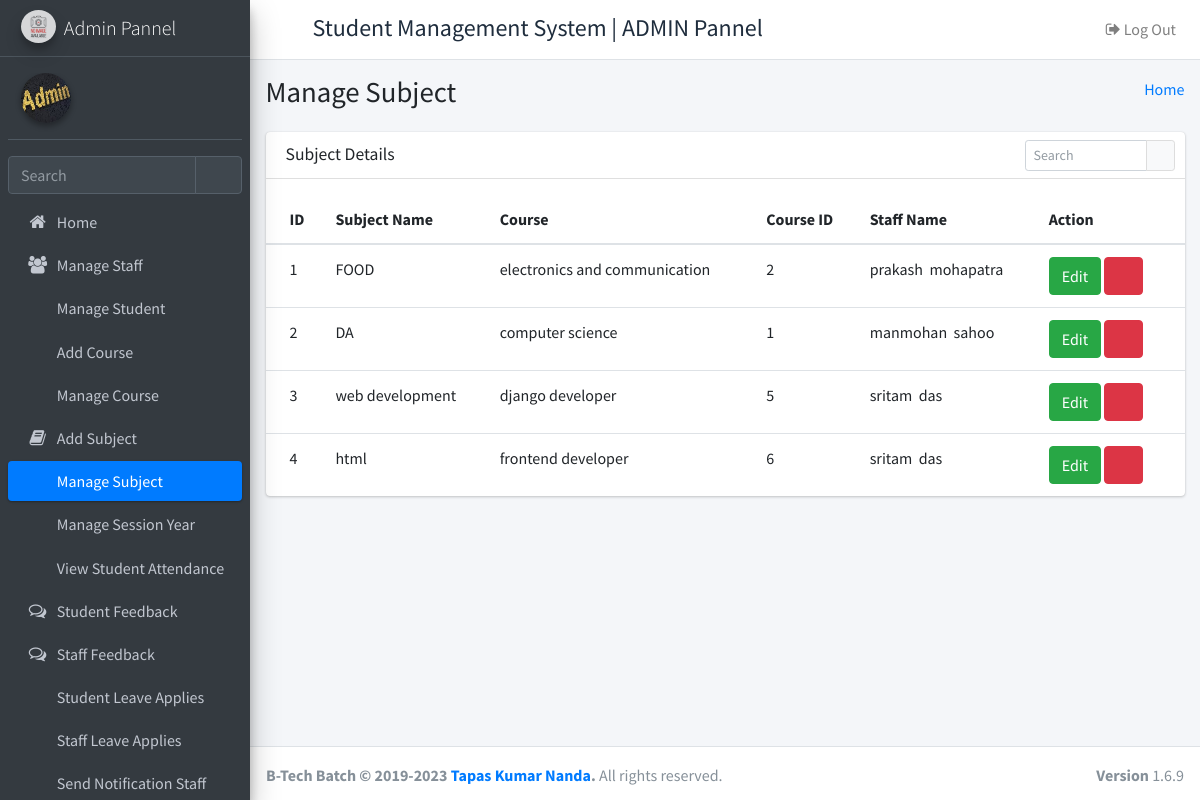
Page /manage_subject/ on the committed database.
### app/models.py (models this page shows)
class Subject(models.Model):
    id = models.AutoField(primary_key = True)
    subject_name = models.CharField(max_length = 300, null = False)
    course_id = models.ForeignKey(Course, on_delete = models.CASCADE,default = 1)
    staff_id = models.ForeignKey(CustomUser,on_delete = models.CASCADE)
    created_at = models.DateTimeField(auto_now_add = True)
    updated_at = models.DateTimeField(auto_now_add = True)
    objects = models.Manager()

class Course(models.Model):
    id = models.AutoField(primary_key = True)
    course_name = models.CharField(max_length = 300, null = False)
    created_at = models.DateTimeField(auto_now_add = True)
    updated_at = models.DateTimeField(auto_now_add = True)
    objects = models.Manager()

class CustomUser(AbstractUser):
    TYPES = (
        (1,'HOD'),
        (2,'Staff'),
        (3,'Student')
    )
    user_type = models.CharField(default = 1,choices = TYPES,max_length = 10)

### app/HOD_VIEWS.py (the view)
# urls.py: path('manage_subject/',HOD_VIEWS.MANAGE_SUBJECT,name="manage_subject"),
def MANAGE_SUBJECT(request):
    subjects = Subject.objects.all()
    data={'subjects':subjects}
    return render(request,'hod_template/manage_subject.html',data)

### templates/hod_template/manage_subject.html (shortened to what this page needs)
{% extends 'hod_template/base_template.html' %}
{% block page_title %}
Manage Subject
{% endblock page_title %}
{% load static %}
{% block main_content %}
<section class="content">
    <div class="container-fluid">
        <div class="row">
            <div class="col-12">
                <div class="card">
                    <div class="card-header">
                        <h3 class="card-title">Subject Details</h3>
                        <div class="card-tools">
                            <div class="input-group input-group-sm" style="width: 150px;">
                                <input type="text" name="table_search" class="form-control float-right"
                                    placeholder="Search">
                                <div class="input-group-append">
                                    <button type="submit" class="btn btn-default">
                                        <i class="fas fa-search"></i>
                                    </button>
                                </div>
                            </div>
                        </div>
                    </div>
                    <div class="card-body table-responsive p-0">
                        <table class="table table-hover text-nowrap">
                            <thead>
                                <tr>
                                    <th>ID</th>
                                    <th>Subject Name</th>
                                    <th>Course</th>
                                    <th>Course ID</th>
                                    <th>Staff Name</th>
                                    <th>Action</th>
                                </tr>
                            </thead>
                            <tbody>
                                {% for subject in subjects %}
                                <tr>
                                    <td>{{subject.id}}</td>
                                    <td>{{subject.subject_name}}</td>
                                    <td>{{subject.course_id.course_name}}</td>
                                    <td>{{subject.course_id.id}}</td>
                                    <td>{{subject.staff_id.first_name}}&nbsp;&nbsp;{{subject.staff_id.last_name}}</td>
                                    <td><a href="{% url 'edit_subject' subject.id %}" class="btn btn-success">Edit</a>
                                        <a href="{% url 'delete_subject' subject.id %}"
                                                class="btn btn-danger">
                                                <i class="fas fa-trash"></i>
                                            </a>
                                    </td>
                                </tr>
                                {% endfor %}
                            </tbody>
                        </table>
                    </div>
                </div>
            </div>
        </div>
    </div>
</section>
{% endblock main_content %}

### rows in the picture
Subject: id "1", subject_name "FOOD", course_id.course_name "electronics and communication", course_id.id "2", staff_id.first_name "prakash", staff_id.last_name "mohapatra"
Subject: id "2", subject_name "DA", course_id.course_name "computer science", course_id.id "1", staff_id.first_name "manmohan", staff_id.last_name "sahoo"
Subject: id "3", subject_name "web development", course_id.course_name "django developer", course_id.id "5", staff_id.first_name "sritam", staff_id.last_name "das"
Subject: id "4", subject_name "html", course_id.course_name "frontend developer", course_id.id "6", staff_id.first_name "sritam", staff_id.last_name "das"
